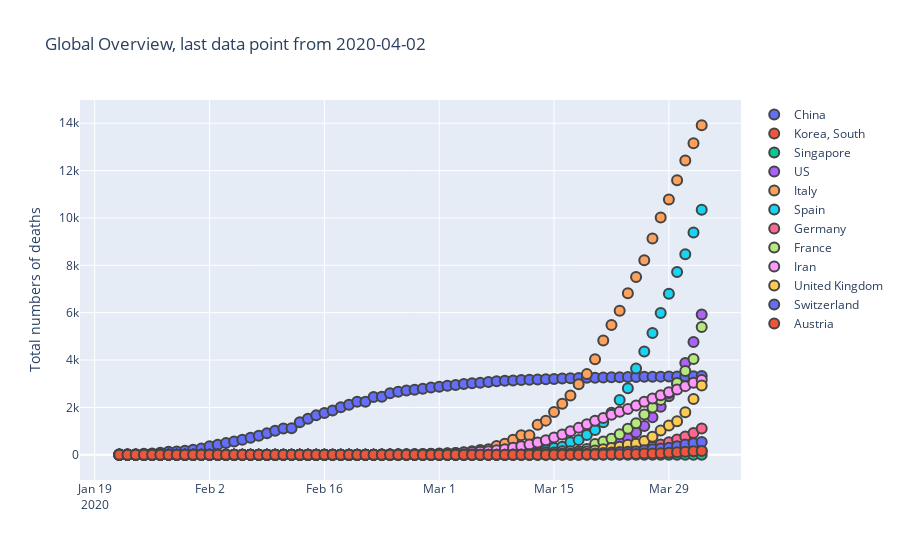

The code cell stored with this chart in its notebook:
### Code cell
fig = go.Figure()

for country in countries:
    fig.add_trace(go.Scatter(x=world_countries[country][1].index, y=world_countries[country][1], name=country))

fig.update_traces(mode='markers', marker_line_width=2, marker_size=10)
fig.update_layout(title = f" Global Overview, last data point from {c_China.index[-1].date().isoformat()}",
                  yaxis_title='Total numbers of deaths')

fig.show();
